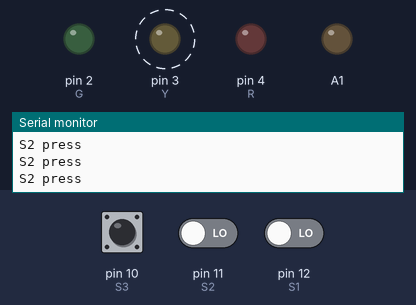
This sketch was run on a simulated Arduino Uno, built with avr-gcc and run on an emulated ATmega328P. Parts: output pins drawn as LEDs (lit = HIGH), the last lines printed to the serial monitor. Dashed ring = blinking. The test bench sets the inputs (shaded band); at power-on: pin 10 (S3) LOW, pin 12 (S1) LOW, pin 11 (S2) LOW.

Above: at 1.25 s.
1.3 s: pin 10 (S3) pulled LOW for 0.15 s
At 1.45 s:
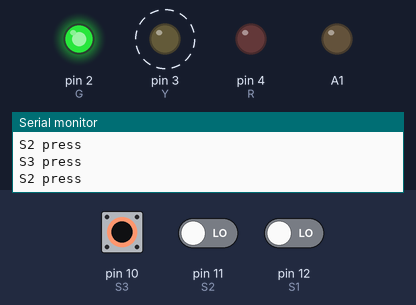
4.3 s: pin 12 (S1) driven HIGH
At 4.45 s:
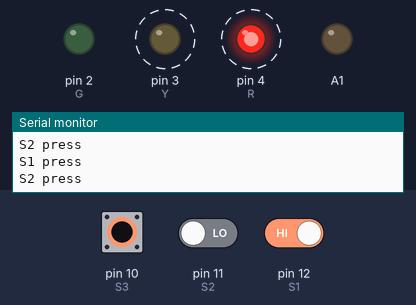
7.3 s: pin 11 (S2) driven HIGH
At 7.46 s:
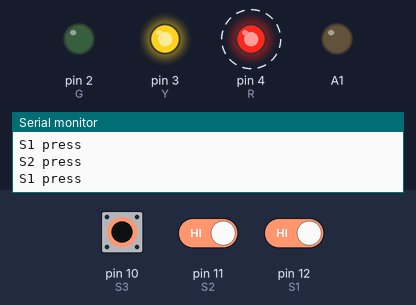
10.3 s: pin 11 (S2) driven LOW
At 10.56 s:
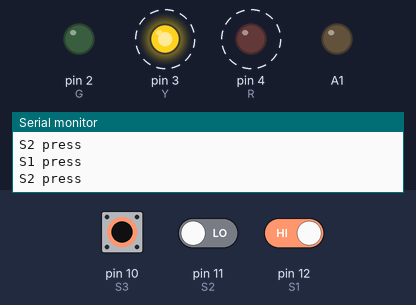
13.3 s: pin 12 (S1) driven LOW
At 13.57 s:
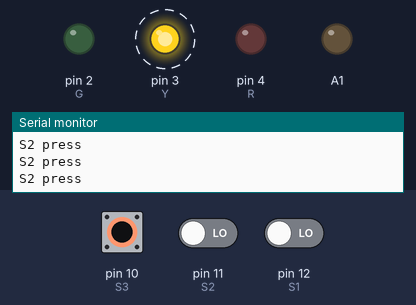
16.3 s: pin 10 (S3) pulsed HIGH 2 times (0.12 s each, 0.3 s apart)
At 16.78 s:
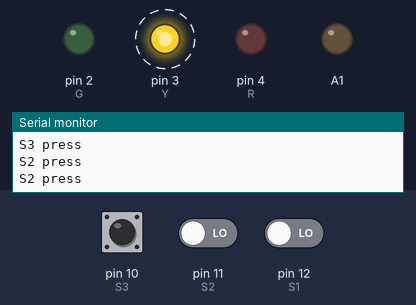
Timing chart, 0 to 20.3 s (numbered marks = the images above; inputs shaded):
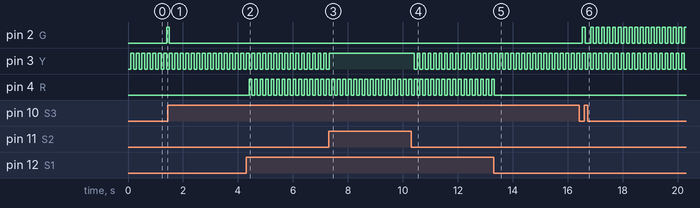

The sketch:

ITC_Assignment_02_code_myDaft.ino
```cpp
#define G 2
#define Y 3
#define R 4
#define S1 12
#define S2 11
#define S3 10
#define pressPU LOW
#define pressPD HIGH

void green(){
    digitalWrite(G, HIGH);
    delay(3*1000);
    digitalWrite(G, LOW);
    delay(3*1000);

}

void red(){
    digitalWrite(R, HIGH);
    delay(3*1000);
    digitalWrite(R, LOW);
}

void yellow(){
    digitalWrite(Y, HIGH);
    delay(500);
    digitalWrite(Y, LOW);
    delay(500);
    digitalWrite(Y, HIGH);
    delay(500);
    digitalWrite(Y, LOW);
    delay(500);
}
void greenOFF(){
    digitalWrite(S3, LOW);
}
void yellowOFF(){
    digitalWrite(S2, LOW);
}

int s_now[3], s_last[3] = {LOW, LOW, LOW};
long dbc_lasy[3] = {0, 0, 0}, dbc[3] = {150, 150, 150} ;
int reading[3] ;

void Debounce(int SW){
    int c;
    if      (SW == S1) { c = 0;}
    else if (SW == S2) { c = 1;}
    else if (SW == S3) { c = 2;}

    if((reading[c]) != (s_last[c])) {(s_last[c]) = millis();   } // millis เก็บค่าเวลา ณ ตอนนั้น
    if(millis() - (s_last[c]) > (dbc[c])) {
        if(reading[c] != s_now[c]){
            s_now[c] = reading[c];
        }
    }
    s_last[c] = reading[c];
}

void setup(){
    Serial.begin(19200);
    pinMode(R, OUTPUT);
    pinMode(Y, OUTPUT);
    pinMode(G, OUTPUT);

    pinMode(A1, OUTPUT);
    digitalWrite(A1, LOW);

    pinMode(S1, INPUT);
    pinMode(S2, INPUT);
    pinMode(S3, INPUT_PULLUP);

    // attachInterrupt(digitalPinToInterrupt(R), redOFF, CHANGE);
    attachInterrupt(digitalPinToInterrupt(G), greenOFF, CHANGE);
    attachInterrupt(digitalPinToInterrupt(Y), yellowOFF, CHANGE);
}

void loop() {

    reading[0] = digitalRead(S1);   // read_S1
    reading[1] = digitalRead(S2);   // read_S2
    reading[2] = digitalRead(S3);   // read_S3
    Debounce(S1);
    Debounce(S2);
    Debounce(S3);
    bool read_S1 = reading[0];
    bool read_S2 = reading[1];
    bool read_S3 = reading[2];
    delay(100);

    if (read_S1 == pressPD) {
        Serial.println("S1 press");
        if(digitalRead(R) == LOW) { digitalWrite(R, HIGH); }
        else digitalWrite(R, LOW);
    }
    if (read_S3 == pressPU) {
        Serial.println("S3 press");
        if(digitalRead(G) == LOW) { digitalWrite(G, HIGH);}
        else digitalWrite(G, LOW);
        read_S3 = HIGH;
    }
    if (read_S2 == pressPU) {
        Serial.println("S2 press");
        if(digitalRead(Y) == LOW) { digitalWrite(Y, HIGH);}
        else digitalWrite(Y, LOW);
    }
    // // if(read_S1 != pressPD && read_S3 != pressPU && read_S2 == pressPU)
    // // { yellow();}
    // Serial.println("-------------");

}
```

Measured:
- after the input at 1.3 s, pin 2 (G): LOW → HIGH after 0.10 s, → LOW 0.10 s later
- after the input at 4.3 s, pin 4 (R): alternates HIGH for 0.10 s and LOW for 0.10 s, starting after 0.11 s
- after the input at 7.3 s, pin 3 (Y): goes on until 7.3 s, then stays HIGH
- after the input at 10.3 s, pin 3 (Y): alternates HIGH for 0.10 s and LOW for 0.10 s, starting after 0.12 s
- after the input at 13.3 s, pin 4 (R): goes on until 13.3 s, then stays LOW
- after the input at 16.3 s, pin 2 (G): goes HIGH 0.10 s, LOW 0.20 s, 17 × (HIGH 0.10 s, LOW 0.10 s), then HIGH, starting after 0.23 s
- by itself, pin 3 (Y): alternates HIGH for 0.10 s and LOW for 0.10 s
